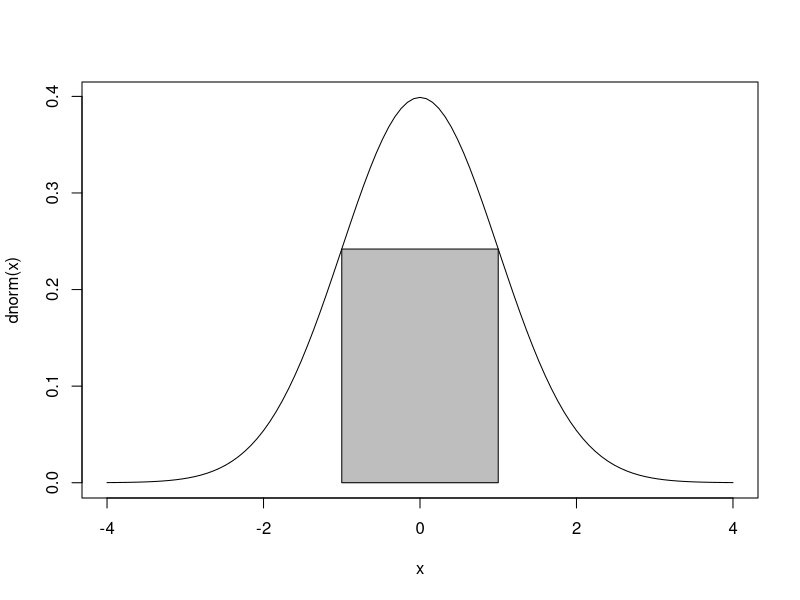
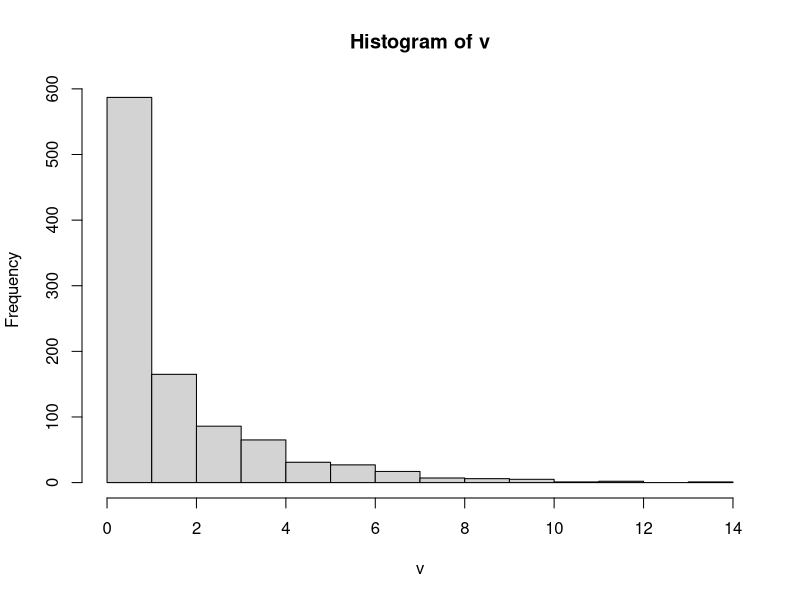

Reproduce these figures in R, in order.
# problem-01 --------------------------------------------

A = matrix(c(9, 7, 13, 0, 2, 1, 6, 8, 3), 3, 3, T)

sub = function(x){

row = c()
for(i in 1:nrow(x)){
if(i %% 2 == 1) {row[i] = i}
}

row = na.omit(row)

col = c()
for(i in 1:ncol(x)){
if(i %% 2 == 1) {col[i] = i}
}

col = na.omit(col)

return(x[row, col])

}

sub(A)

#----------------- Problem-02 -----------------------
curve(dnorm(x), -4, 4)
rect(-1, 0, 1, dnorm(1), col = "grey")

# Problem-03 ----------------------------------------

x = 1:10; y = 11:20

MP = function(x, y){

MAD = function(a){
mean(abs(a - median(a)))
}

X = (x - median(x))/MAD(x)
Y = (y - median(y))/MAD(y)

return(median(X * Y))

}

MP(x, y)


#################### 2019 #########################
#-------------------- problem-01 ------------------
A = matrix(1:9, 3, 3, T)

range = function(x){
  range = c()
  for(i in 1:nrow(x)){
  range[i] = (max(x[i, ]) - min(x[i, ]))
  }
  return(range)
}
range(A)


#------------------- Simulation -------------------
v = c()
for(x in 1:1000){
  u = c()
  u = runif(1, 0, 1)
  i = 1
  while(u >= exp(-1)){
    
    u = cumprod(u)
    
    u = runif(1, 0, 1)
    i = i + 1
  }
  y = i - 1
  
  v[x] = y
  
}

v
hist(v)


#---------------- problem-03 ----------------------
A = matrix(1:9, 3, 3, T)

sums = function(x){
  rowSums(x^3)
}
sums(A)









